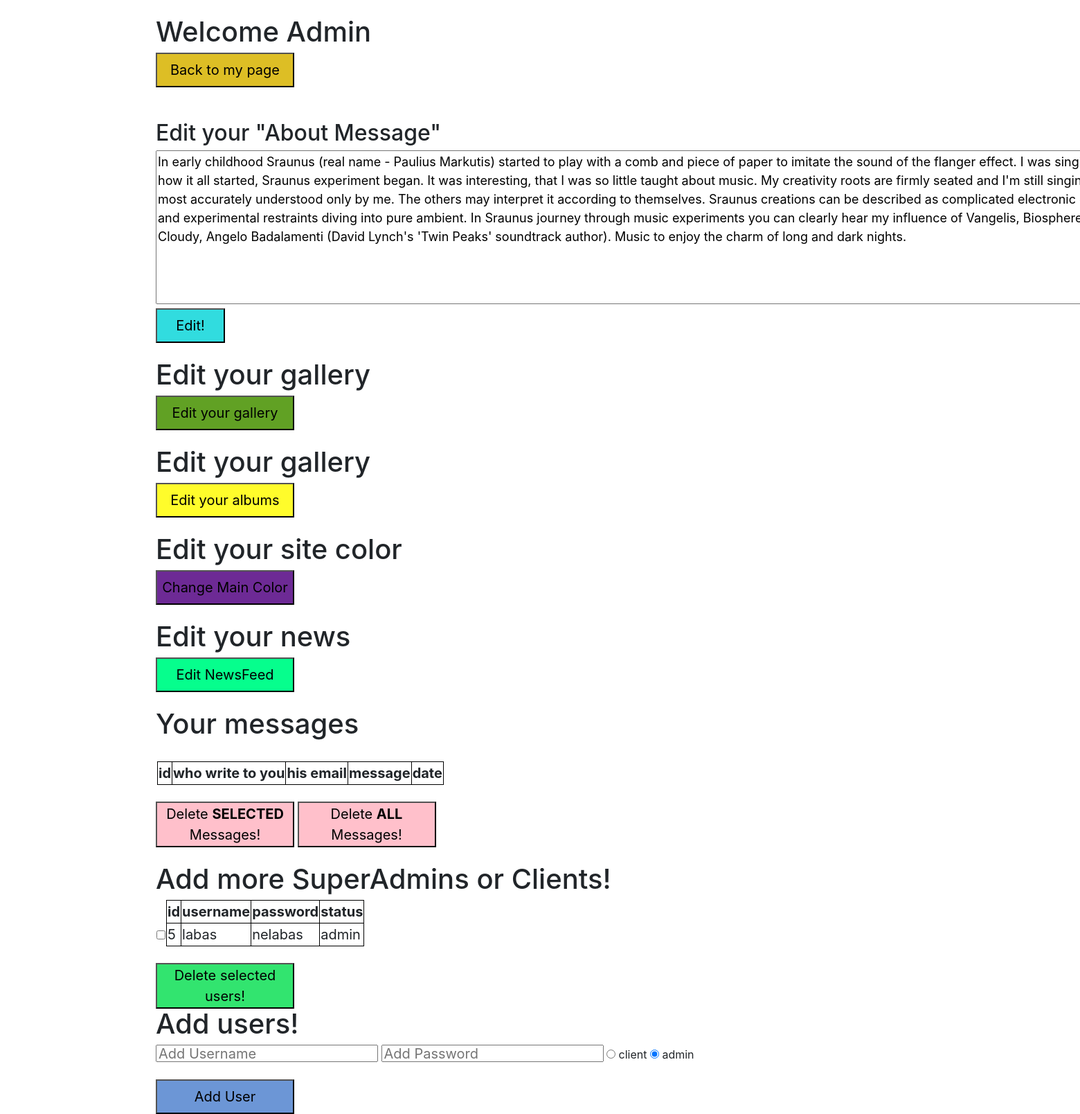
Screenshot of /php/admin.php with the database file from the repository.
### tables this page shows
CREATE TABLE `articles` (
  `id` int(11) NOT NULL,
  `article` varchar(5000) NOT NULL
);

CREATE TABLE `users` (
  `id` int(11) NOT NULL,
  `username` varchar(20) NOT NULL,
  `password` varchar(20) NOT NULL,
  `status` varchar(10) NOT NULL
);

### php/database_functions.php (called while the page is built, shortened)
<?php
function getAboutArticle ($connect) {
    $my_sql = "SELECT article FROM articles where id=1";
    $result = mysqli_query($connect, $my_sql);
    $result = mysqli_fetch_assoc($result);
    return $result;
}
function getLogin ($connect) {
    $my_sql = "SELECT * FROM users";
    $result = mysqli_query($connect, $my_sql);
    return $result;
}
 ?>

### php/admin.php (the view, shortened to what this page needs)
<!DOCTYPE html>
<html>
    <head>
        <link rel="stylesheet" href="../libs/bootstrap/css/bootstrap.min.css">
    </head>
    <body>
      <div class="container">
        <br>
        <h1>Welcome Admin</h1>
        <form class="" action="../index.php">
               <button style="width: 200px; height: 50px; font-size: 20px; background-color: rgb(221, 190, 37)" type="submit">Back to my page</button>
        </form>
        <br>
        <br>
        <h2>Edit your "About Message"</h2>
        <?php
        include_once ('./database_functions.php');
        $article = getAboutArticle($connection);
        $text = $article['article'];
        ?>
        <form class="" action="admin.php" method="get">
            <textarea  style="font-size: 18px" name="text" rows="8" cols="150"><?php echo $text ?></textarea>
            <br />
            <button style="width: 100px; height: 50px; font-size: 20px; background-color: rgb(49, 220, 223)" type="submit" name="sent">Edit!</button>
        </form>
        <br />
        <h1>Edit your gallery</h1>
            <input type="button" style="width: 200px; height: 50px; font-size: 20px; background-color: rgb(97, 161, 36)" onclick="location.href='edit_gallery.php';" value="Edit your gallery" />
        <br>
        <br>
        <h1>Edit your gallery</h1>
            <input type="button" style="width: 200px; height: 50px; font-size: 20px; background-color: rgb(255, 252, 43)" onclick="location.href='edit_iframes.php';" value="Edit your albums" />
        <br>
        <br>
        <h1>Edit your site color</h1>
            <input type="button" style="width: 200px; height: 50px; font-size: 20px; background-color: rgb(109, 42, 149)" onclick="location.href='edit_color.php';" value="Change Main Color" />
        <br>
        <br>
            <h1>Edit your news</h1>
            <input type="button" style="width: 200px; height: 50px; font-size: 20px; background-color: rgb(6, 254, 141)" onclick="location.href='edit_news.php';" value="Edit NewsFeed" />
        <br>
        <br>
        <h1>Your messages</h1>
        <br />
        <form class="" action="admin.php" method="get">
            <table style="font-size: 20px;">
                <tr>
                    <th></th>
                    <th style="border: 1px solid #000">id</th>
                    <th style="border: 1px solid #000">who write to you</th>
                    <th style="border: 1px solid #000">his email</th>
                    <th style="border: 1px solid #000">message</th>
                    <th style="border: 1px solid #000">date</th>
                </tr>
            </table>
                <br />
                <button style="width: 200px; font-size: 20px; background-color: pink" type="submit" name="deleteSelected">Delete <b>SELECTED</b> Messages!</button>
                <button style="width: 200px; font-size: 20px; background-color: pink" type="submit" name="delete">Delete <b> ALL</b> Messages!</button>
            </form>
            <br />
            <h1>Add more SuperAdmins or Clients!</h1>
            <?php
            $users = getLogin($connection);
            ?>
            <form class="" action="admin.php" method="get">
                <table style="font-size: 20px;">
                    <tr>
                        <th></th>
                        <th style="border: 1px solid #000">id</th>
                        <th style="border: 1px solid #000">username</th>
                        <th style="border: 1px solid #000">password</th>
                        <th style="border: 1px solid #000">status</th>
                    </tr>
                    <?php while ($row = mysqli_fetch_array($users)) : ?>
                        <tr>
                            <td><input type="checkbox" name="checkedUsers[]" value="<?php echo $row['id'] ?>"></td>
                            <td style="border: 1px solid #000"><?php echo $row['id'] ?></td>
                            <td style="border: 1px solid #000"><?php echo $row['username'] ?></td>
                            <td style="border: 1px solid #000"><?php echo $row['password'] ?></td>
                            <td style="border: 1px solid #000"><?php echo $row['status'] ?></td>
                        </tr>
                    <?php endwhile; ?>
                </table>
                <br />
                <button style="width: 200px; font-size: 20px; background-color: rgb(50, 228, 111)" type="submit" name="deleteSelectedUsers">Delete selected users!</button>
                <br />
                <h1>Add users!</h1>
                <form class="" action="admin.php" method="get">
                    <input style="height: 25px; font-size: 20px" type="text" name="AddedUsername" value="" placeholder="Add Username">
                    <input style="height: 25px; font-size: 20px" type="text" name="AddedPassword" value="" placeholder="Add Password">
                    <input type="radio" name="radio" value="client"> client
                    <input type="radio" name="radio" value="admin" checked> admin <br>
                    <br />
                    <button style="width: 200px; height: 50px; font-size: 20px; background-color: rgb(108, 150, 214)" type="submit" name="addUser">Add User</button>
                </form>
                </div>
    </body>
</html>

### rows the page displays
articles: text "In early childhood Sraunus (real name - Paulius Markutis) started to play with a comb and piece of paper to imitate the sound of the flanger effect. I was singing in front of a mirror in my fictional language. That was how it all started, Sraunus experiment began. It was interesting, that I was so little taught about music. My creativity roots are firmly seated and I'm still singing in my own music in my own known language, which is most accurately understood only by me. The others may interpret it according to themselves. Sraunus creations can be described as complicated electronic dub variations, that are floating between minimal techno and experimental restraints diving into pure…"
users: id "5", username "labas", password "nelabas", status "admin"
